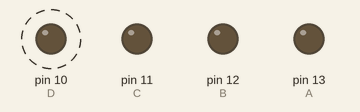
Simulated run of this sketch. Board: Arduino Uno, built with avr-gcc and run on an emulated ATmega328P. Shown: output pins drawn as LEDs (lit = HIGH). Dashed ring = blinking.

Above: at 0.5 s.
At 3.5 s:
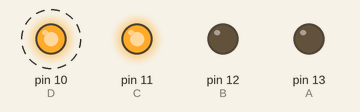
Timing chart, 0 to 5.2 s (numbered marks = the images above):
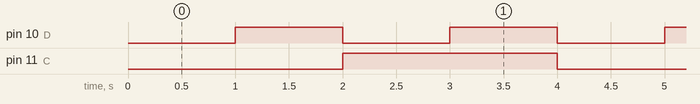

Measured:
- by itself, pin 10 (D): alternates HIGH for 1.0 s and LOW for 1.0 s
- by itself, pin 11 (C): alternates HIGH for 2.0 s and LOW for 2.0 s
- by itself, everything shown: repeats every 4.0 s, in 4 steps

The sketch:

led_7_seg.ino
```cpp
int A=13, B=12, C=11, D=10;
void setup(){
  pinMode(A,OUTPUT);
  pinMode(B,OUTPUT);
  pinMode(C,OUTPUT);
  pinMode(D,OUTPUT);
}
void KHONG(){
  digitalWrite(A,LOW);
  digitalWrite(B,LOW);
  digitalWrite(C,LOW);
  digitalWrite(D,LOW);
}
void MOT(){
  digitalWrite(A,LOW);
  digitalWrite(B,LOW);
  digitalWrite(C,LOW);
  digitalWrite(D,HIGH);
}
void HAI(){
  digitalWrite(A,LOW);
  digitalWrite(B,LOW);
  digitalWrite(C,HIGH);
  digitalWrite(D,LOW);
}
void BA(){
  digitalWrite(A,LOW);
  digitalWrite(B,LOW);
  digitalWrite(C,HIGH);
  digitalWrite(D,HIGH);
}
void loop(){
 KHONG();
 delay(1000);
 MOT();
 delay(1000);
 HAI();
 delay(1000);
 BA();
 delay(1000);
}
```
